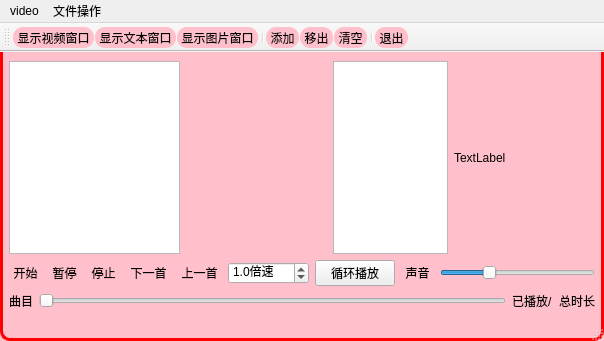
<?xml version="1.0" encoding="UTF-8"?>
<ui version="4.0">
 <class>MainWindow</class>
 <widget class="QMainWindow" name="MainWindow">
  <property name="geometry">
   <rect>
    <x>0</x>
    <y>0</y>
    <width>604</width>
    <height>341</height>
   </rect>
  </property>
  <property name="windowTitle">
   <string>MainWindow</string>
  </property>
  <property name="styleSheet">
   <string notr="true">QMainWindow{
	border:3px solid red;
	border-radius:10px;
	background-color:pink;
	color:pink;
}
QToolButton{
	border-radius:10px;
	background-color:pink;
}
QToolButton:hover{
	border-radius:10px;
	font-size:17px;
	background-color:purple;
	color:yellow;
}</string>
  </property>
  <widget class="QWidget" name="centralwidget">
   <layout class="QVBoxLayout" name="verticalLayout_2">
    <item>
     <layout class="QVBoxLayout" name="verticalLayout">
      <item>
       <layout class="QHBoxLayout" name="horizontalLayout">
        <item>
         <widget class="QListWidget" name="listWidget">
          <property name="minimumSize">
           <size>
            <width>171</width>
            <height>192</height>
           </size>
          </property>
         </widget>
        </item>
        <item>
         <widget class="videowidget" name="m_widget" native="true">
          <property name="minimumSize">
           <size>
            <width>141</width>
            <height>192</height>
           </size>
          </property>
         </widget>
        </item>
        <item>
         <widget class="QPlainTextEdit" name="plainTextEdit">
          <property name="minimumSize">
           <size>
            <width>111</width>
            <height>191</height>
           </size>
          </property>
         </widget>
        </item>
        <item>
         <widget class="QLabel" name="lab_pixmap">
          <property name="minimumSize">
           <size>
            <width>141</width>
            <height>191</height>
           </size>
          </property>
          <property name="text">
           <string>TextLabel</string>
          </property>
         </widget>
        </item>
       </layout>
      </item>
      <item>
       <layout class="QHBoxLayout" name="horizontalLayout_2">
        <item>
         <widget class="QToolButton" name="tbtn_play">
          <property name="text">
           <string>开始</string>
          </property>
         </widget>
        </item>
        <item>
         <widget class="QToolButton" name="tbtn_pause">
          <property name="text">
           <string>暂停</string>
          </property>
         </widget>
        </item>
        <item>
         <widget class="QToolButton" name="tbtn_stop">
          <property name="text">
           <string>停止</string>
          </property>
         </widget>
        </item>
        <item>
         <widget class="QToolButton" name="tbtn_next">
          <property name="text">
           <string>下一首</string>
          </property>
         </widget>
        </item>
        <item>
         <widget class="QToolButton" name="tbtn_last">
          <property name="text">
           <string>上一首</string>
          </property>
         </widget>
        </item>
        <item>
         <widget class="QDoubleSpinBox" name="doubleSpinBox">
          <property name="styleSheet">
           <string notr="true"/>
          </property>
          <property name="specialValueText">
           <string/>
          </property>
          <property name="prefix">
           <string/>
          </property>
          <property name="suffix">
           <string>倍速</string>
          </property>
          <property name="decimals">
           <number>1</number>
          </property>
          <property name="singleStep">
           <double>0.100000000000000</double>
          </property>
          <property name="value">
           <double>1.000000000000000</double>
          </property>
         </widget>
        </item>
        <item>
         <widget class="QPushButton" name="btn_cycle">
          <property name="text">
           <string>循环播放</string>
          </property>
          <property name="checkable">
           <bool>true</bool>
          </property>
          <property name="checked">
           <bool>false</bool>
          </property>
         </widget>
        </item>
        <item>
         <widget class="QToolButton" name="tbtn_mute">
          <property name="text">
           <string>声音</string>
          </property>
         </widget>
        </item>
        <item>
         <widget class="QSlider" name="hSlider_sound">
          <property name="value">
           <number>30</number>
          </property>
          <property name="orientation">
           <enum>Qt::Horizontal</enum>
          </property>
         </widget>
        </item>
       </layout>
      </item>
      <item>
       <layout class="QHBoxLayout" name="horizontalLayout_4">
        <item>
         <widget class="QLabel" name="label_name">
          <property name="text">
           <string>曲目</string>
          </property>
         </widget>
        </item>
        <item>
         <widget class="QSlider" name="hSlider_progress">
          <property name="orientation">
           <enum>Qt::Horizontal</enum>
          </property>
         </widget>
        </item>
        <item>
         <widget class="QLabel" name="label_played">
          <property name="text">
           <string>已播放/</string>
          </property>
         </widget>
        </item>
        <item>
         <widget class="QLabel" name="label_time">
          <property name="text">
           <string>总时长</string>
          </property>
         </widget>
        </item>
       </layout>
      </item>
     </layout>
    </item>
   </layout>
  </widget>
  <widget class="QStatusBar" name="statusbar"/>
  <widget class="QMenuBar" name="menuBar">
   <property name="geometry">
    <rect>
     <x>0</x>
     <y>0</y>
     <width>604</width>
     <height>22</height>
    </rect>
   </property>
   <widget class="QMenu" name="menuvideo">
    <property name="title">
     <string>video</string>
    </property>
    <addaction name="actionvideo"/>
    <addaction name="actionplainTextEdit"/>
    <addaction name="actionlabel"/>
   </widget>
   <widget class="QMenu" name="menu">
    <property name="title">
     <string>文件操作</string>
    </property>
    <addaction name="action_add"/>
    <addaction name="action_remove"/>
    <addaction name="action_clear"/>
    <addaction name="action_exit"/>
   </widget>
   <addaction name="menuvideo"/>
   <addaction name="menu"/>
  </widget>
  <widget class="QToolBar" name="toolBar">
   <property name="windowTitle">
    <string>toolBar</string>
   </property>
   <attribute name="toolBarArea">
    <enum>TopToolBarArea</enum>
   </attribute>
   <attribute name="toolBarBreak">
    <bool>false</bool>
   </attribute>
   <addaction name="actionvideo"/>
   <addaction name="actionplainTextEdit"/>
   <addaction name="actionlabel"/>
   <addaction name="separator"/>
   <addaction name="action_add"/>
   <addaction name="action_remove"/>
   <addaction name="action_clear"/>
   <addaction name="separator"/>
   <addaction name="action_exit"/>
  </widget>
  <action name="actionvideo">
   <property name="checkable">
    <bool>true</bool>
   </property>
   <property name="text">
    <string>显示视频窗口</string>
   </property>
  </action>
  <action name="actionplainTextEdit">
   <property name="checkable">
    <bool>true</bool>
   </property>
   <property name="text">
    <string>显示文本窗口</string>
   </property>
  </action>
  <action name="actionlabel">
   <property name="checkable">
    <bool>true</bool>
   </property>
   <property name="text">
    <string>显示图片窗口</string>
   </property>
  </action>
  <action name="action_add">
   <property name="text">
    <string>添加</string>
   </property>
  </action>
  <action name="action_remove">
   <property name="text">
    <string>移出</string>
   </property>
  </action>
  <action name="action_clear">
   <property name="text">
    <string>清空</string>
   </property>
  </action>
  <action name="action_exit">
   <property name="text">
    <string>退出</string>
   </property>
  </action>
 </widget>
 <customwidgets>
  <customwidget>
   <class>videowidget</class>
   <extends>QWidget</extends>
   <header>videowidget.h</header>
   <container>1</container>
  </customwidget>
 </customwidgets>
 <resources/>
 <connections/>
</ui>
